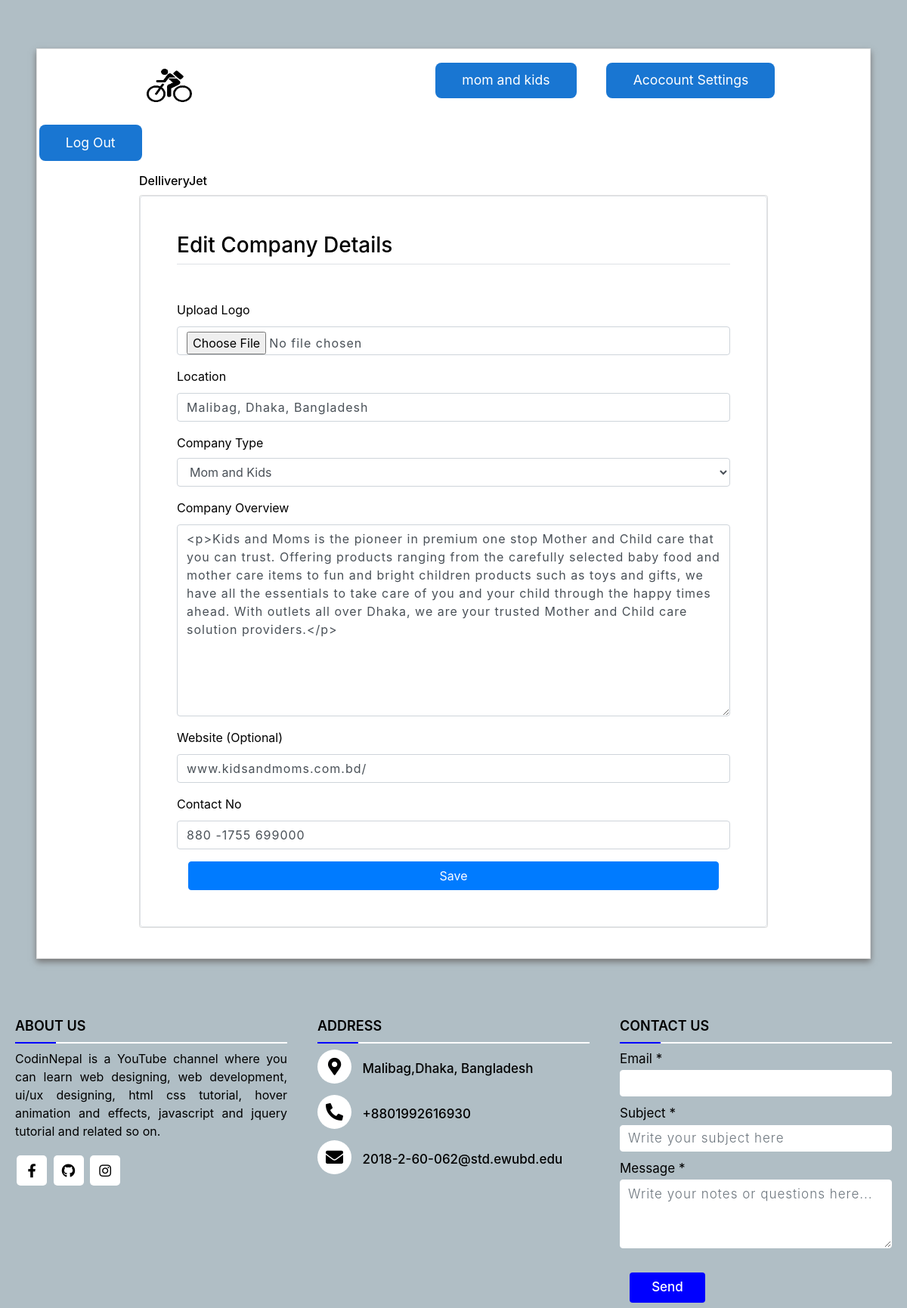
The app's page /company/company-edit-profile (signed in), older data.
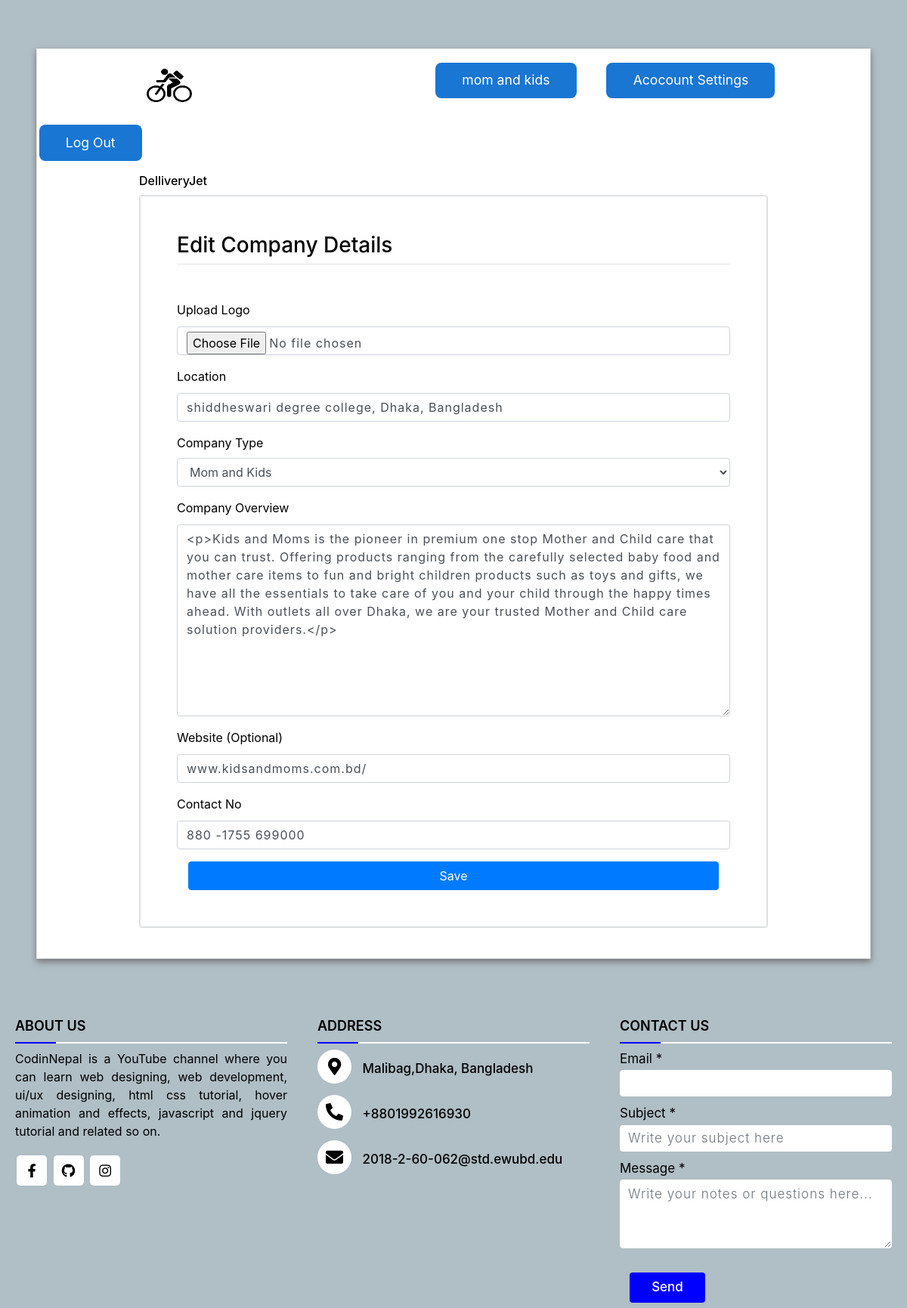
The same page, newer data.
### users/models.py (models this page shows, shortened)
class User(AbstractBaseUser):
    email = models.EmailField(max_length=255, unique=True)
    name = models.CharField(max_length=255)
    date_joined = models.DateTimeField(auto_now_add=True)
    is_buyer = models.BooleanField(default=False)
    is_company = models.BooleanField(default=False)
    is_DeliveryMan = models.BooleanField(default=False)
    is_active = models.BooleanField(default=True)
    is_staff = models.BooleanField(default=False)
    is_admin = models.BooleanField(default=False)
    USERNAME_FIELD = 'email'
    REQUIRED_FIELDS = ['name']  # Email & Password are required by default.
    objects = MyUserManager()

class CompanyModel(models.Model):
    TYPE_CHOICES=[
        ('Book Store','Book Store'),
        ('Cosmetics House','Cosmetics House'),
        ('Drug Store','Drug Store'),
        ('Electronic Store','Electronic Store'),
        ('Food Marts','Food Marts'),
        ('Fashion House','Fashion House'),
        ('Home Appliances Store' ,'Home Appliances Store'),
        ('Lifestyle Store','Lifestyle Store'),
        ('Mom and Kids','Mom and Kids'),
        ('Sports Hub','Sports Hub')
    ]
    user = models.OneToOneField(User, null=True, on_delete=models.CASCADE)
    about = RichTextField(null=True, blank=True)
    location = models.CharField(max_length=100, null=True, blank=True)
    logo = models.ImageField(null=True,blank=True)
    website = models.CharField(max_length=255, null=True, blank=True)
    type=models.CharField(max_length=255, choices=TYPE_CHOICES, null=False, blank=False, default="")
    phone = models.CharField(max_length=255, null=True, blank=True)

### users/decorators.py (the view)
        def wrapper_func(request, *args, **kwargs):
            if request.user.is_admin or request.user.is_company:
                return view_func(request, *args, **kwargs)
            else:
                return HttpResponse("You are not authorized to view this page")

### users/forms.py
class CompanyEditProfileForm(ModelForm):
    logo = forms.ImageField(required=False, error_messages={'invalid': "Image files only"}, widget=forms.FileInput)
    class Meta:
        model = CompanyModel
        fields = '__all__'
        exclude = ['user']

### users/views.py (called while the page is built, shortened)
@login_required(login_url='login')
@show_to_company(allowed_roles=['admin', 'is_company'])
def company_edit_profile(request):
    company = request.user.companymodel
    form = CompanyEditProfileForm(instance=company)
    context = {
        'form': form,
    }
    return render(request, 'company/company-edit-profile.html', context)

### users/templates/company/company-edit-profile.html (shortened to what this page needs)
{% extends "base.html" %}
{% load static %}
{% load widget_tweaks %}
{% block content %}
<html>
    <head>
        <link rel="stylesheet" href="https://stackpath.bootstrapcdn.com/bootstrap/4.3.1/css/bootstrap.min.css">
</head>
<body>
<div class="container-fluid px-1 px-md-5 px-lg-1 px-xl-5 py-5 mx-auto">
    <div class="card card0 border-4">
        <div class="row d-flex">
                <div class="card1 ">
                     <div > <img src="{% static 'assets/favicon.png' %}" class="logo">
                        <button class="mbtn blue"  ><a href= "{% url 'company-feed' user.id %}">{{request.user.name}}</a></button>
                        <button class="mbtn blue"  ><a href= "">Acocount Settings</a></button>
                        <button class="mbtn blue" > <a href="{% url 'logout' %}">Log Out </a></button>
                        <div class="relative"><h6><a href="{% url 'home' %}">DelliveryJet</a></h6></div>
                    </div>
                </div>
                <div class="card2 card border-2">
                    <form method="post" action="" enctype="multipart/form-data" class="p-4 p-md-5 border rounded">
                        <h3 class="text-black mb-5 border-bottom pb-2">Edit Company Details</h3>
                        <div class="form-group">
                            <label>Upload Logo</label> <br>
                            {{form.logo|add_class:"form-control"}}
                        </div>
                        <div class="form-group">
                            <label>Location</label>
                            {{form.location|add_class:"form-control"}}
                        </div>
                        <div class="form-group">
                            <label>Company Type</label>
                            {{form.type|add_class:"form-control"}}
                        </div>
                        <div class="form-group">
                            <label>Company Overview</label> <br>
                            {{form.about|add_class:"form-control"}}
                        </div>
                        <div class="form-group">
                            <label>Website (Optional)</label>
                            {{form.website|add_class:"form-control"}}
                        </div>
                        <div class="form-group">
                            <label>Contact No </label>
                            {{form.phone|add_class:"form-control"}}
                        </div>
                        <div class="col-12">
                            <button class="btn btn-block btn-primary " type="submit">Save</button>
                        </div>
                    </form>
                </div>
        </div>
    </div>
</div>
</body>
</html>
{% endblock %}

### users/templates/base.html (shortened to what this page needs)
<!doctype html>
{% load static %}
<html lang="en">
<head>
</head>
<body id="top">
<div class="site-wrap">
    {% block content %}
    {% endblock %}
    {% include "./footer.html" %}
</div>
</body>
</html>

### users/templates/footer.html (shortened to what this page needs)
<html lang="en" dir="ltr">
  <head>
    <link rel="stylesheet" href="https://cdnjs.cloudflare.com/ajax/libs/font-awesome/5.15.3/css/all.min.css"/>
  </head>
<footer class="site-footer">
        <div class="main-content">
          <div class="left box">
            <h2>About us</h2>
            <div class="content">
              <p>CodinNepal is a YouTube channel where you can learn web designing, web development, ui/ux designing, html css tutorial, hover animation and effects, javascript and jquery tutorial and related so on.</p>
              <div class="social">
                <a href="https://www.facebook.com/sumona.sumu.581/"><span class="fab fa-facebook-f"></span></a>
                <a href="https://github.com/Sumona062"><span class="fab fa-github"></span></a>
                <a href="https://www.instagram.com/sumona_sumu/"><span class="fab fa-instagram"></span></a>
              </div>
            </div>
          </div>
          <div class="center box">
            <h2>Address</h2>
            <div class="content">
              <div class="place">
                <span class="fas fa-map-marker-alt"></span>
                <span class="text">Malibag,Dhaka, Bangladesh</span>
              </div>
              <div class="phone">
                <span class="fas fa-phone-alt"></span>
                <span class="text">+8801992616930</span>
              </div>
              <div class="email">
                <span class="fas fa-envelope"></span>
                <span class="text">2018-2-60-062@std.ewubd.edu</span>
              </div>
            </div>
          </div>
          <div class="right box">
            <h2>Contact us</h2>
            <div class="content">
                <form action="{% url 'contact' %}" method="post">
                <div class="email">
                  <div class="text">Email *</div>
                  <input type="email" name="email" class="form-control">
                </div>
                <div class="msg">
                  <div class="text">Subject *</div>
                  <input type="subject" name="subject" class="form-control" placeholder="Write your subject here">
                </div>
                <div class="msg">
                  <div class="text">Message *</div>
                  <textarea name="message" name="message" cols="30" rows="3" class="form-control"
                  placeholder="Write your notes or questions here..."></textarea>
                </div>
                <div class="btn">
                    <button class="btn btn-block btn-primary btn-md" type="submit" >Send</button>
                </div>
              </form>
            </div>
          </div>
        </div>
</footer>

### users/templates/company/company-edit-profile.html (style rules this page uses)
body { color: #000; overflow-x: hidden; height: 100%; background-color: #B0BEC5; background-repeat: no-repeat }
.card0 { box-shadow: 0px 4px 8px 0px #757575; border-radius: 0px }
.card2 { margin: 0px 150px; width:100%; margin-bottom: 40px ; }
.logo { width: 370px; height: 70px; margin-top: 10px; margin-left: 150px; padding-right: 290px; }
::placeholder { color: #BDBDBD; opacity: 1; font-weight: 300 }
input, textarea { padding: 10px 12px 10px 12px; border: 1px solid lightgrey; border-radius: 2px; margin-bottom: 5px; margin-top: 2px; width: 100%; box-sizing: border-box; color: #2C3E50; font-size: 14px; letter-spacing: 1px }
a { color: inherit; cursor: pointer }
button.mbtn { padding:0.6em 2em; border-radius: 8px; color:#fff; background-color:#1976d2; font-size:1.1em; border: 0; cursor:pointer; margin:1em; }
button.mbtn.blue { background-color:#1976d2; }
div.relative { position: relative; left: 150px; width: fit-content; }

### users/templates/footer.html (style rules this page uses)
.site-footer { background: #B0BEC5; }
footer { position: relative; bottom: 0px; top: 30px; width: 100%; background: #111; }
.main-content { display: flex; }
.main-content .box { flex-basis: 40%; padding: 0px 20px; }
.box h2 { font-size: 1.125rem; font-weight: 600; text-transform: uppercase; }
.box .content { margin: 20px 0 0 0; position: relative; }
.box .content:before { position: absolute; content: ''; top: -10px; height: 2px; width: 100%; background: white; }
.box .content:after { position: absolute; content: ''; height: 2px; width: 15%; background: blue; top: -10px; }
.left .content p { text-align: justify; }
.left .content .social { margin: 20px 0 0 0; }
.left .content .social a { padding: 0 2px; }
.left .content .social a span { height: 40px; width: 40px; background: white; line-height: 40px; text-align: center; font-size: 18px; border-radius: 5px; transition: 0.3s; }
.center .content .fas { font-size: 1.4375rem; background: white; height: 45px; width: 45px; line-height: 45px; text-align: center; border-radius: 50%; transition: 0.3s; cursor: pointer; }
.center .content .text { font-size: 1.0625rem; font-weight: 500; padding-left: 10px; }
.center .content .phone { margin: 15px 0; }
.right form .text { font-size: 1.0625rem; margin-bottom: 2px; color: black; }
.right form .msg { margin-top: 10px; }
.right form input, .right form textarea { width: 100%; font-size: 1.0625rem; background: white; padding-left: 10px; border: 1px solid white; }
.right form input { height: 35px; }
.right form .btn { margin-top: 10px; }
.right form .btn button { height: 40px; width: 100px; border: none; outline: none; background: blue; font-size: 1.0625rem; font-weight: 500; cursor: pointer; transition: .3s; }

Row changes from the older to the newer data that the page shows:
changed CompanyModel "Mom and Kids": location "Malibag, Dhaka, Bangladesh" → "shiddheswari degree college, Dhaka, Bangladesh"
